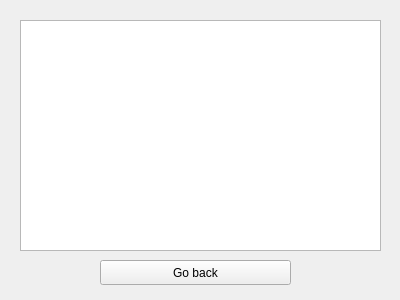
<?xml version="1.0" encoding="UTF-8"?>
<ui version="4.0">
    <class>TopicQuestions</class>
    <widget class="QWidget" name="TopicQuestions">
        <property name="geometry">
            <rect>
                <x>0</x>
                <y>0</y>
                <width>400</width>
                <height>300</height>
            </rect>
        </property>
        <property name="windowTitle">
            <string>TopicQuestions</string>
        </property>
        <widget class="QListWidget" name="listWidget">
            <property name="geometry">
                <rect>
                    <x>20</x>
                    <y>20</y>
                    <width>361</width>
                    <height>231</height>
                </rect>
            </property>
        </widget>
        <widget class="QPushButton" name="goBackButton">
            <property name="geometry">
                <rect>
                    <x>100</x>
                    <y>260</y>
                    <width>191</width>
                    <height>25</height>
                </rect>
            </property>
            <property name="text">
                <string>Go back</string>
            </property>
        </widget>
    </widget>
    <resources/>
    <connections/>
</ui>
